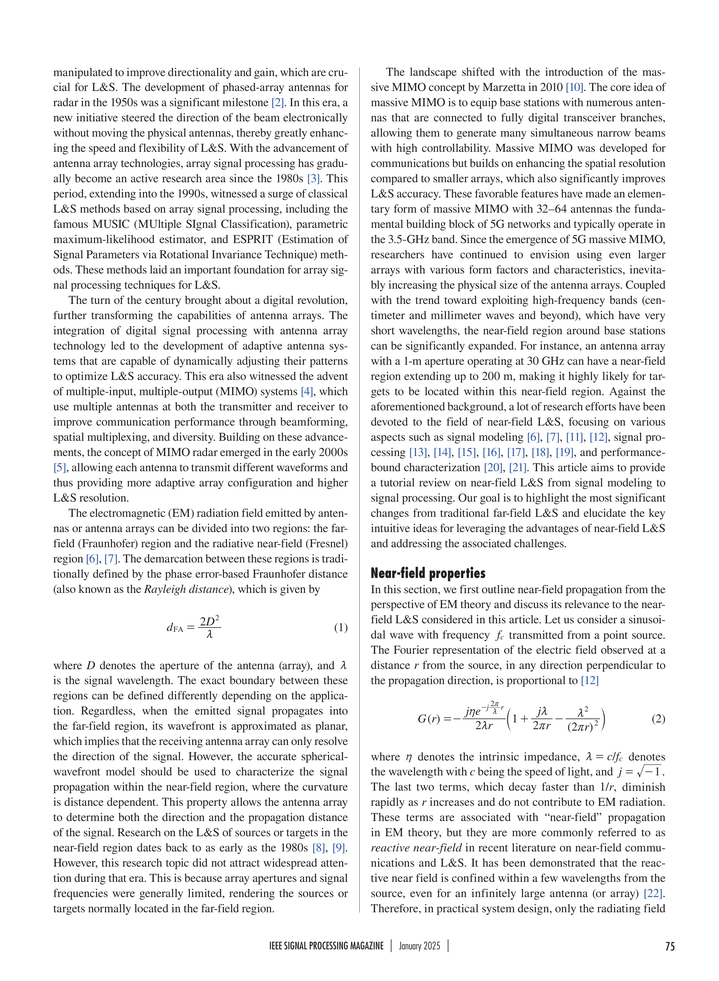
#> input picture 1/Images/5.png, 719 x 981 px, shrunk from 2363 x 3225 before the run
$ python noise_free.py
#> lines starting #> are read from the running program, lines starting #| are printed output that depends on the picture; after the words box and inside, x2 and y2 are one past the last pixel; in counts of white or black regions, pixels touching at a corner belong together; long printed decimals are rounded
### 1/Src/integral.py
import cv2
import numpy as np

def integral(image):
    int = np.cumsum(image, axis=0, dtype=np.float32)
    int = np.cumsum(int, axis=1, dtype=np.float32)
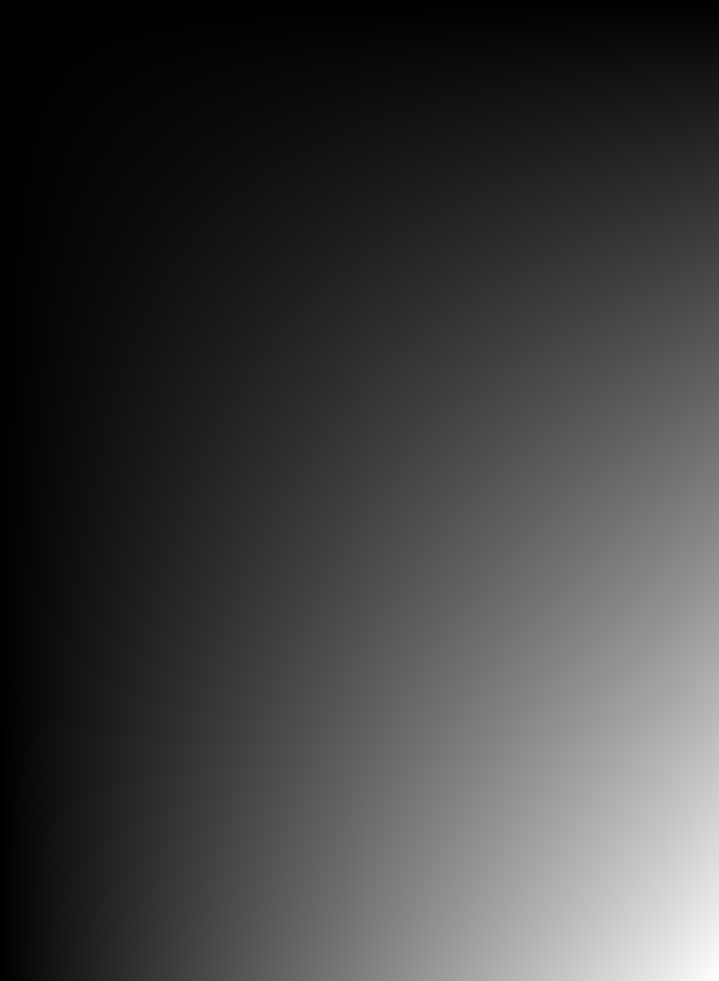
#> int: shape (981, 719) float32; min 255, max 165538704, mean 41361360; drawn with min black and max white
    return np.pad(int, ((1,0),(1,0)),mode='constant')

# def integral_sum()

### 1/Src/helper_functions.py
import cv2
import numpy as np

# [5 lines left out: function histogram_extract, not called in this run]

def show_window_ratio(title, image):
    cv2.namedWindow(title, cv2.WINDOW_KEEPRATIO)
    cv2.imshow(title, image)
    cv2.waitKey(0)

def show_window(title, image):
    cv2.imshow(title, image)
    cv2.waitKey(0)

### 1/noise_free.py
import cv2
import numpy as np
from Src.helper_functions import show_window_ratio, show_window
from Src.integral import integral

DEBUG = False
# DEBUG = True  # Just comment this out for ""release""

# print(cv2.__version__)

def exercise(dut_array_image):
    original_integral = integral(dut_array_image)

    _, thresh = cv2.threshold(dut_array_image, 250, 255, cv2.THRESH_BINARY_INV)
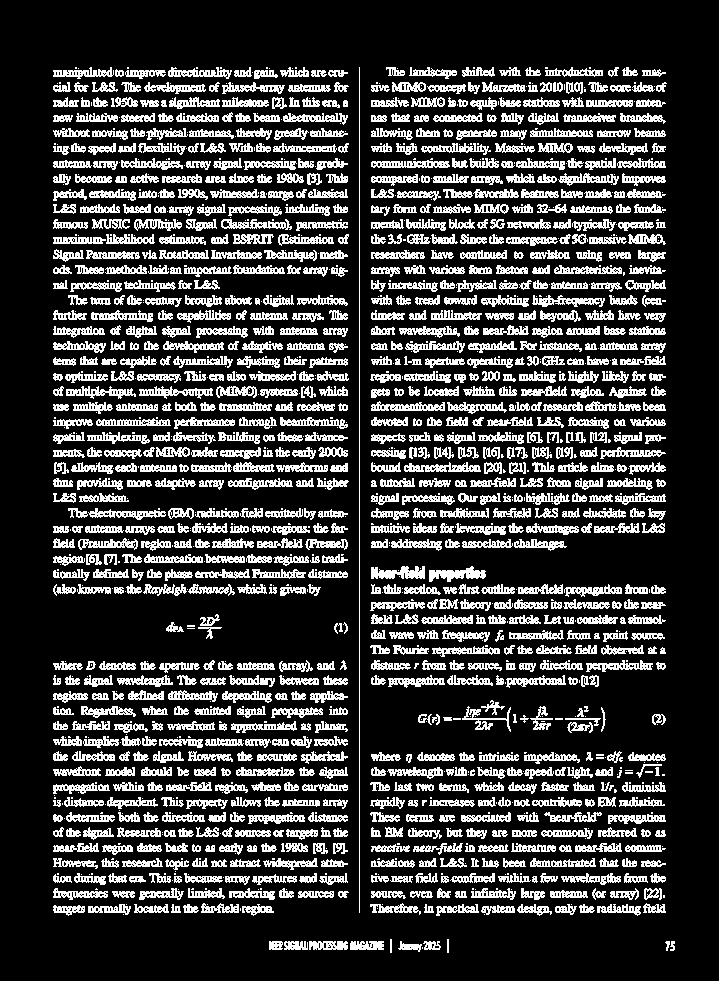
#> thresh: shape (981, 719); 22.5% white in thin lines or dots, all inside (x1, y1, x2, y2) = (53, 67, 675, 953)
    kernel = cv2.getStructuringElement(cv2.MORPH_RECT, (31, 31))
    morph_close = cv2.morphologyEx(thresh, cv2.MORPH_CLOSE, kernel)
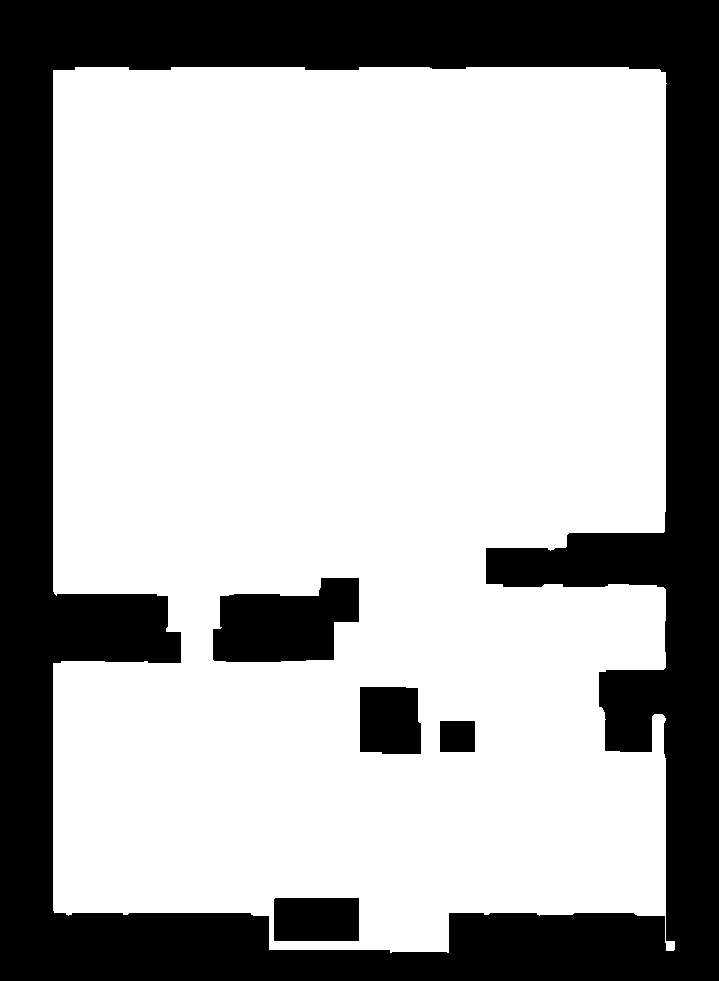
#> morph_close: shape (981, 719); 68.9% white; 5 black regions, box (x1, y1, x2, y2) and area: (0, 0, 719, 981) 201340, (213, 578, 359, 662) 9102, (360, 687, 421, 754) 3924, (274, 898, 359, 941) 3654, (440, 721, 475, 752) 1085

    if DEBUG:
        show_window_ratio('morpholoy', morph_close.copy())

    text_mask = np.zeros_like(thresh)
    text_mask[thresh == 0] = 255

    text_integral = integral(text_mask)

    (totalLabels, label_ids, values, centroid) = cv2.connectedComponentsWithStats(morph_close, 4)
#> totalLabels = 2; values = [[0, 0, 719, 981, 219105], [53, 67, 622, 886, 486234]]; centroid = [[361, 506.5], [358.1, 482.6]]

    detected = cv2.cvtColor(dut_array_image.copy(),cv2.COLOR_GRAY2BGR)

    for i in range(1, totalLabels):
        sub_area = values[i, cv2.CC_STAT_AREA]
        x1 = values[i, cv2.CC_STAT_LEFT]
        y1 = values[i, cv2.CC_STAT_TOP]
        w1 = values[i, cv2.CC_STAT_WIDTH]
        h1 = values[i, cv2.CC_STAT_HEIGHT]
        bounding_box_area = w1 * h1

        pt1 = (x1, y1)
        pt2 = (x1 + w1, y1 + h1)

        sub_image = detected[y1:(y1 + h1), x1:(x1 + w1)]
        cv2.rectangle(detected, pt1, pt2, (0, 0, 255), 3)
        cv2.putText(detected, f"Region {i}", (x1, y1 - 10), cv2.FONT_HERSHEY_SIMPLEX, 0.8, (0, 0, 255), 2)

        sub_integral = original_integral[y1 + h1, x1 + w1] - original_integral[y1 - 1, x1] - original_integral[
            y1, x1 - w1] + original_integral[y1 - 1, x1 - 1]
        mean_grey = sub_integral / sub_area
        sub_text_integral = text_integral[y1 + h1, x1 + w1] - text_integral[y1 - 1, x1] - text_integral[y1, x1 - 1] + \
                            text_integral[y1 - 1, x1 - 1]

        assert sub_area <= bounding_box_area

        sub_thresh = thresh[y1:(y1 + h1), x1:(x1 + w1)]
        # Κάνω morphological close για να ενώσω τα γράμματα σε λέξεις
        word_kernel = cv2.getStructuringElement(cv2.MORPH_RECT, (5, 5))
        word_close = cv2.morphologyEx(sub_thresh, cv2.MORPH_CLOSE, word_kernel)

        # Μετράω τα connected components = λέξεις
        word_count, _, sub_values, _ = cv2.connectedComponentsWithStats(word_close, 4)
        # cv2.imwrite(f'./Report/text_segmentation/parts/{i}.png', word_close)

        print(f'-------Region {i} -------')
        print(f'Bounding box area(px): {bounding_box_area}')
        print(f'Area (px): {sub_area}')
        print(f'Words : {word_count}')
        print(f'Mean gray-level value in bounding box: {mean_grey}')
#> this loop made 1 pass
#> (sub_area, x1, y1, w1, h1, bounding_box_area, pt2, sub_integral) on pass 1: (486234, 53, 67, 622, 886, 551092, (675, 953), 147115392)
#| Bounding box area(px): 551092
#| Area (px): 486234
#| Words : 130
#| Mean gray-level value in bounding box: 302.561
#> pass 1, in exercise, `sub_image = detected[y1:(y1 + h1), x1:(x1 + w1)]`:
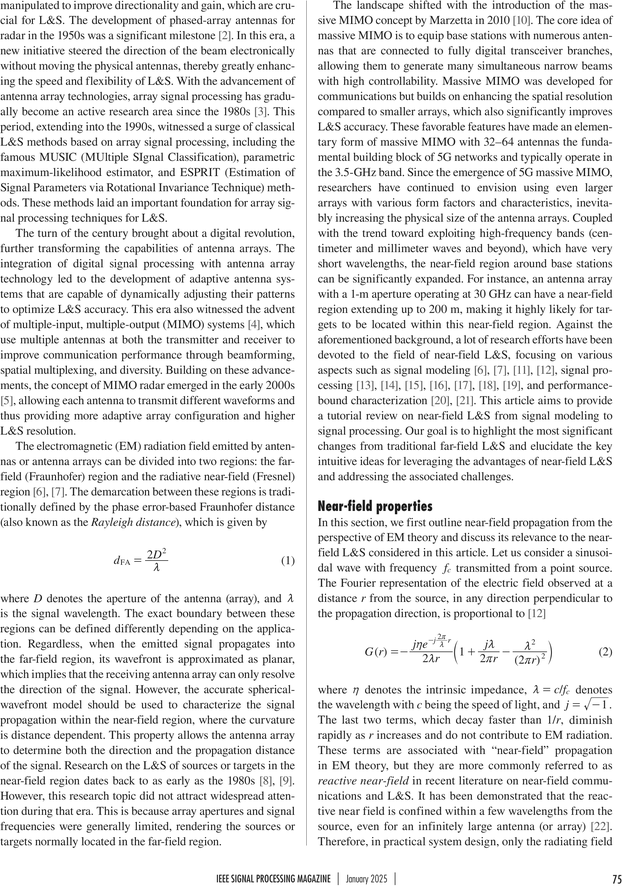
#> sub_image: shape (886, 622, 3); min 0, max 255, mean 229
#> pass 1, in exercise, `sub_thresh = thresh[y1:(y1 + h1), x1:(x1 + w1)]`:
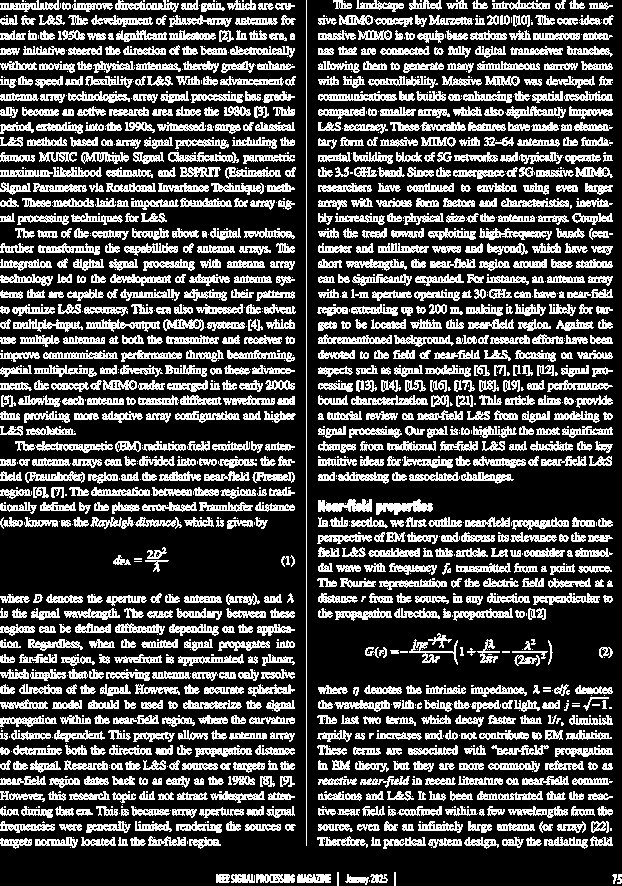
#> sub_thresh: shape (886, 622); 28.8% white in thin lines or dots
#> pass 1, in exercise, `word_close = cv2.morphologyEx(sub_thresh, cv2.MORPH_CLOSE, word_kernel)`:
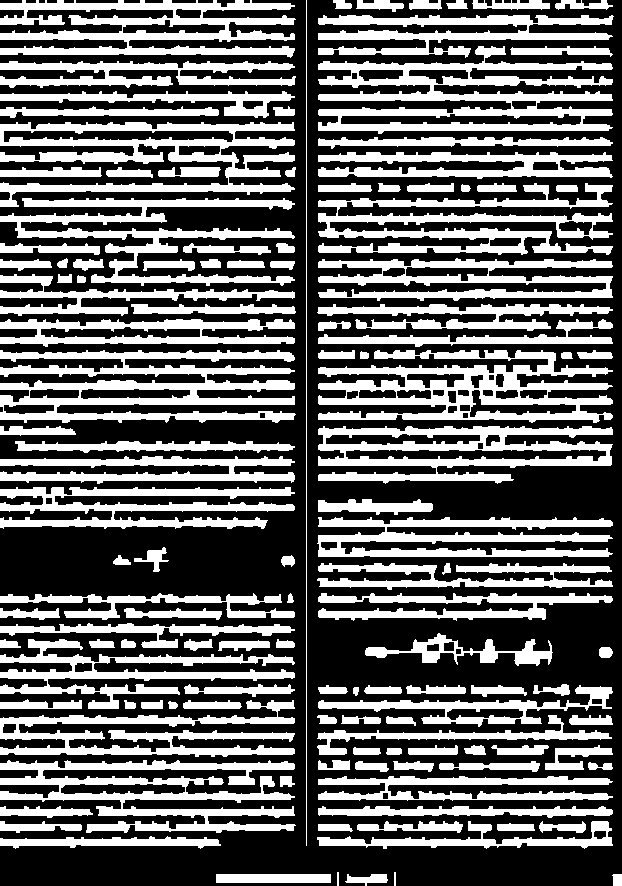
#> word_close: shape (886, 622); 39.2% white; 129 white regions, largest, box (x1, y1, x2, y2) and area: (318, 46, 613, 134) 10980, (0, 350, 296, 423) 10823, (318, 350, 613, 423) 10276
#> after the loop:
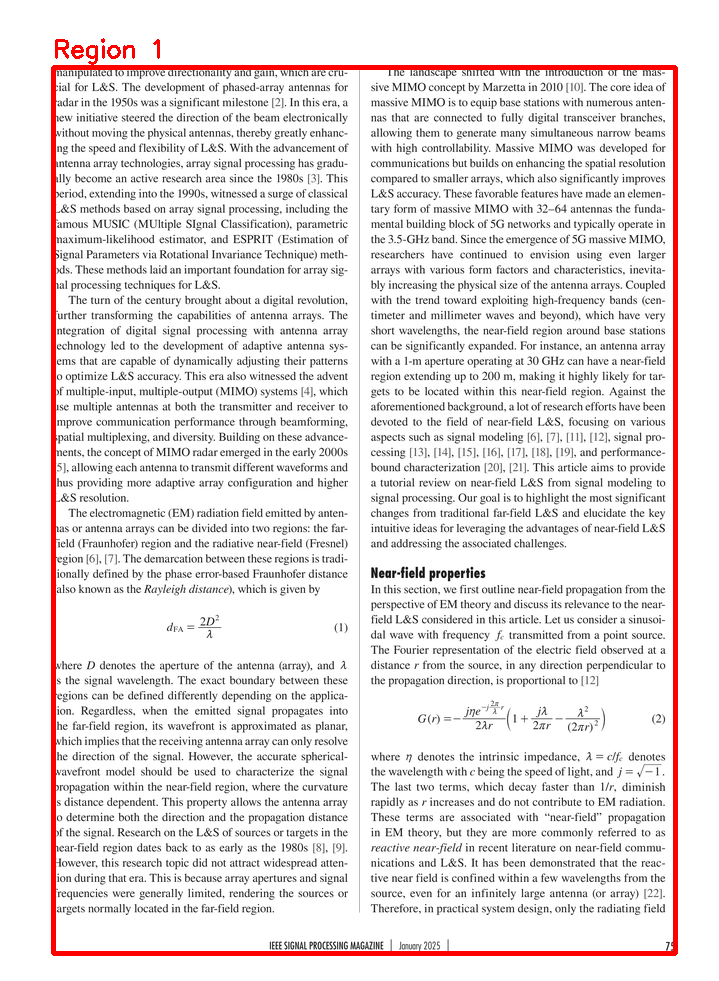
#> detected: shape (981, 719, 3); mean B, G, R 229.1, 229.1, 234.8
        # show_window(f'{i}.png', word_close)

    show_window_ratio('detected', detected.copy())
    # cv2.imwrite('./Report/text_segmentation/regions.png', detected)
    return (detected,morph_close)

if __name__ == "__main__":
    original_img = 'Images/5.png'
    original = cv2.imread(original_img, cv2.IMREAD_GRAYSCALE)
    detected, _ = exercise(original)
    cv2.imwrite('./Report/clean.png', detected)
